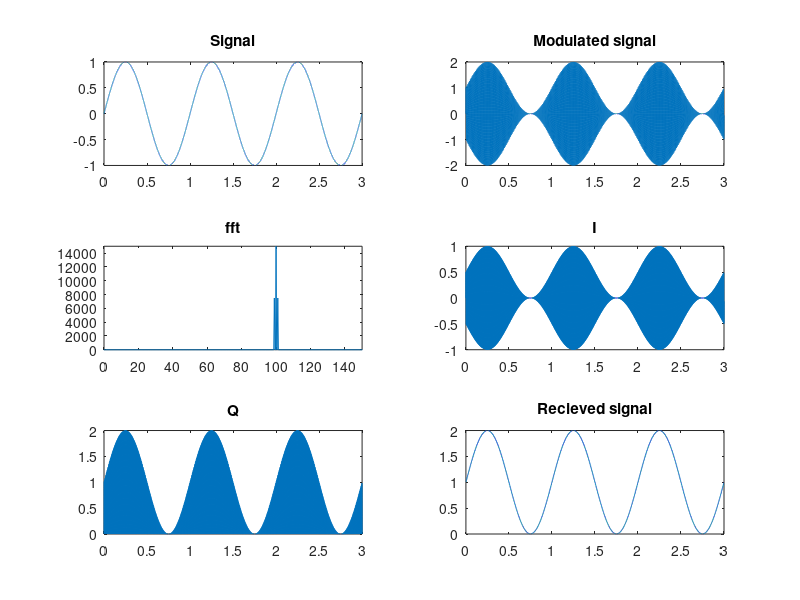

Source code (MATLAB):
%% AM modulatie
Fs = 10000;
t_length = 3; % seconds
t = 0:1/Fs:t_length-1/Fs;
N = length(t);
signal = sin(2*pi*t);
% carrier = sin(2*pi*100*t);
subplot(3,2,1)
plot(t,signal)
title("Signal")

RF_0 = cos(2*pi*100*t);
RF_90 = sin(2*pi*100*t);
I_in = (0) .* RF_0;
Q_in = (1+signal) .* RF_90;
RF_signal = I_in + Q_in;

% modulated_signal = carrier .* (1 + signal);
modulated_signal = RF_signal;
subplot(3,2,2)
plot(t, modulated_signal)
title("Modulated signal")

y = fft(modulated_signal);
f = (0:N-1)*Fs/N;
fshift = (-N/2:N/2-1)*Fs/N;
yshift = fftshift(y);
subplot(3,2,3)
plot(fshift, abs(yshift))
axis([0 150 0 15000])
title("fft")

% Am demodulation
I = cos(2*100*pi*t).*modulated_signal;
Q = sin(2*100*pi*t).*modulated_signal;
received_signal = movmax(sqrt(I.^2 + Q.^2), 50);

subplot(3,2,4)
plot(t,I)
title("I")
subplot(3,2,5)
plot(t,Q)
title("Q")
subplot(3,2,6)
plot(t,received_signal)
title("Recieved signal")

%% FM modulatie
